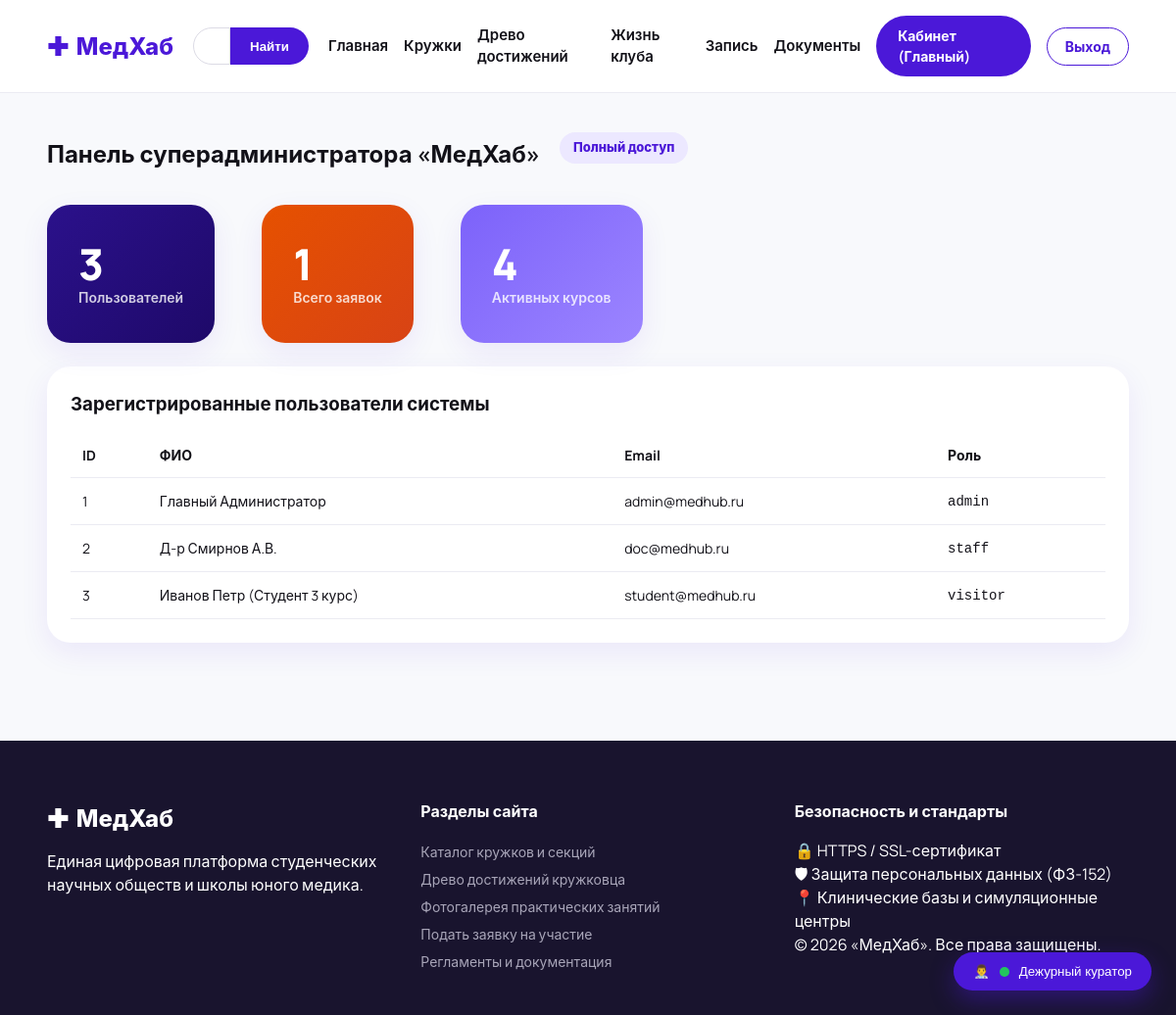
The app's page /dashboard/admin (signed in) with its own data.
### app.py (models this page shows)
class User(UserMixin, db.Model):
    id = db.Column(db.Integer, primary_key=True)
    email = db.Column(db.String(120), unique=True, nullable=False)
    password_hash = db.Column(db.String(255), nullable=False)
    full_name = db.Column(db.String(120), nullable=False)
    role = db.Column(db.String(20), default='visitor')  # visitor, staff, admin
    created_at = db.Column(db.DateTime, default=datetime.utcnow)

### app.py (the view)
@app.route('/dashboard/admin')
@login_required
def dashboard_admin():
    if current_user.role != 'admin':
        flash('Требуются права администратора.', 'error')
        return redirect(url_for('index'))
    users = User.query.all()
    courses = Course.query.all()
    apps = Application.query.all()
    return render_template('dashboard_admin.html', user=current_user, users=users, courses=courses, applications=apps)

### app.py (called while the page is built)
@login_manager.user_loader
def load_user(user_id):
    return User.query.get(int(user_id))

@app.before_request
def ensure_db_initialized():
    if not hasattr(app, '_db_initialized'):
        init_db()
        app._db_initialized = True

### templates/dashboard_admin.html (shortened to what this page needs)
{% extends 'base.html' %}
{% block content %}
<div class="container dashboard-container">
    <div class="dashboard-header">
        <h2>Панель суперадминистратора «МедХаб»</h2>
        <span class="pill-badge">Полный доступ</span>
    </div>
    <div class="stats-row mb-4">
        <div class="bento-card card-dark">
            <span class="stat-number">{{ users|length }}</span>
            <span class="stat-label">Пользователей</span>
        </div>
        <div class="bento-card card-orange">
            <span class="stat-number">{{ applications|length }}</span>
            <span class="stat-label">Всего заявок</span>
        </div>
        <div class="bento-card card-lavender">
            <span class="stat-number">{{ courses|length }}</span>
            <span class="stat-label">Активных курсов</span>
        </div>
    </div>
    <div class="table-card">
        <h3>Зарегистрированные пользователи системы</h3>
        <table class="data-table">
            <thead>
                <tr>
                    <th>ID</th>
                    <th>ФИО</th>
                    <th>Email</th>
                    <th>Роль</th>
                </tr>
            </thead>
            <tbody>
                {% for u in users %}
                <tr>
                    <td>{{ u.id }}</td>
                    <td>{{ u.full_name }}</td>
                    <td>{{ u.email }}</td>
                    <td><code>{{ u.role }}</code></td>
                </tr>
                {% endfor %}
            </tbody>
        </table>
    </div>
</div>
{% endblock %}

### templates/base.html (shortened to what this page needs)
<!DOCTYPE html>
<html lang="ru">
<head>
    <link rel="stylesheet" href="{{ url_for('static', filename='css/style.css') }}">
</head>
<body>
    <header class="site-header">
        <div class="container header-container">
            <a href="{{ url_for('index') }}" class="logo">
                <span class="logo-icon">✚</span>
                <span class="logo-text">МедХаб</span>
            </a>
            <form action="{{ url_for('directions') }}" method="GET" class="header-search">
                <input type="text" name="search" placeholder="Поиск кружка" value="{{ search_query or '' }}">
                <button type="submit">Найти</button>
            </form>
            <nav class="header-nav">
                <a href="{{ url_for('index') }}" class="nav-link">Главная</a>
                <a href="{{ url_for('directions') }}" class="nav-link">Кружки</a>
                <a href="{{ url_for('gamification') }}" class="nav-link">Древо достижений</a>
                <a href="{{ url_for('gallery') }}" class="nav-link">Жизнь клуба</a>
                <a href="{{ url_for('apply') }}" class="nav-link">Запись</a>
                <a href="{{ url_for('docs') }}" class="nav-link">Документы</a>
                {% if current_user.is_authenticated %}
                    <a href="{{ url_for('dashboard') }}" class="btn btn-primary-pill">
                        Кабинет ({{ current_user.full_name.split()[0] }})
                    </a>
                    <a href="{{ url_for('logout') }}" class="btn btn-outline-pill">Выход</a>
                {% else %}
                    <a href="{{ url_for('login') }}" class="btn btn-primary-pill">Вход в ЛК →</a>
                {% endif %}
            </nav>
        </div>
    </header>
    <main>
        {% block content %}{% endblock %}
    </main>
    <footer class="site-footer">
        <div class="container footer-container">
            <div class="footer-col">
                <div class="logo white-logo">
                    <span class="logo-icon">✚</span>
                    <span class="logo-text">МедХаб</span>
                </div>
                <p>Единая цифровая платформа студенческих научных обществ и школы юного медика.</p>
            </div>
            <div class="footer-col">
                <h4>Разделы сайта</h4>
                <ul>
                    <li><a href="{{ url_for('directions') }}">Каталог кружков и секций</a></li>
                    <li><a href="{{ url_for('gamification') }}">Древо достижений кружковца</a></li>
                    <li><a href="{{ url_for('gallery') }}">Фотогалерея практических занятий</a></li>
                    <li><a href="{{ url_for('apply') }}">Подать заявку на участие</a></li>
                    <li><a href="{{ url_for('docs') }}">Регламенты и документация</a></li>
                </ul>
            </div>
            <div class="footer-col">
                <h4>Безопасность и стандарты</h4>
                <p>🔒 HTTPS / SSL-сертификат</p>
                <p>🛡 Защита персональных данных (ФЗ-152)</p>
                <p>📍 Клинические базы и симуляционные центры</p>
                <p>© 2026 «МедХаб». Все права защищены.</p>
            </div>
        </div>
    </footer>
    <div class="chat-widget" id="chatWidget">
        <button class="chat-toggle-btn" id="chatToggleBtn">
            <span class="chat-avatar">👨‍⚕️</span>
            <span class="chat-status-badge online"></span>
            <span class="chat-toggle-text">Дежурный куратор</span>
        </button>
    </div>
</body>
</html>

### records on screen
User: full_name "Главный", id "1", full_name "Главный Администратор", email "admin@medhub.ru", role "admin"
User: id "2", full_name "Д-р Смирнов А.В.", email "doc@medhub.ru", role "staff"
User: id "3", full_name "Иванов Петр (Студент 3 курс)", email "student@medhub.ru", role "visitor"

### other values on screen
{{ users|length }} "3"
{{ applications|length }} "1"
{{ courses|length }} "4"
